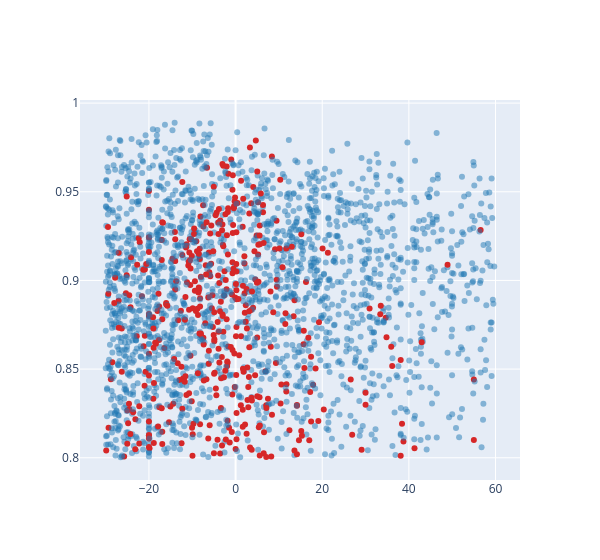

The code cell stored with this chart in its notebook:
### Code cell
distance_scatter = go.Figure()

scatter_data = r_pd_samples.copy()
scatter_data = scatter_data[#(scatter_data.RECIST_flip == 1) & 
                            (scatter_data.dist_to_PD_RECIST > -30) &
                            (scatter_data.dist_to_PD_RECIST < 60) &
                            (scatter_data.avg_2D_DICE > 0.80)]

color_variable = 'RECIST_flip'

scatter_colors = scatter_data[color_variable].apply(lambda x: 'rgb(214, 39, 40)' if x is True else 'rgba(31, 119, 180, 0.5)')

distance_scatter.add_trace(go.Scatter(
    x = scatter_data.dist_to_PD_RECIST,
    y = scatter_data.avg_2D_DICE,
    mode='markers',
    marker=dict(color=scatter_colors),
))

distance_scatter.update_layout(autosize=True, width=600) #height=400)

### Figure 1 — Plotly figure (JSON) as saved in the notebook; plotly's stock layout.template omitted (floating-point values rounded to 4 significant figures; data arrays with more than 128 entries replaced by an {"elided": "..."} marker saying what was removed)
{"data": [{"marker": {"color": {"elided": "2362 str values"}}, "mode": "markers", "type": "scatter", "x": {"elided": "2362 float values"}, "y": {"elided": "2362 float values"}}], "layout": {"autosize": true, "width": 600}}
